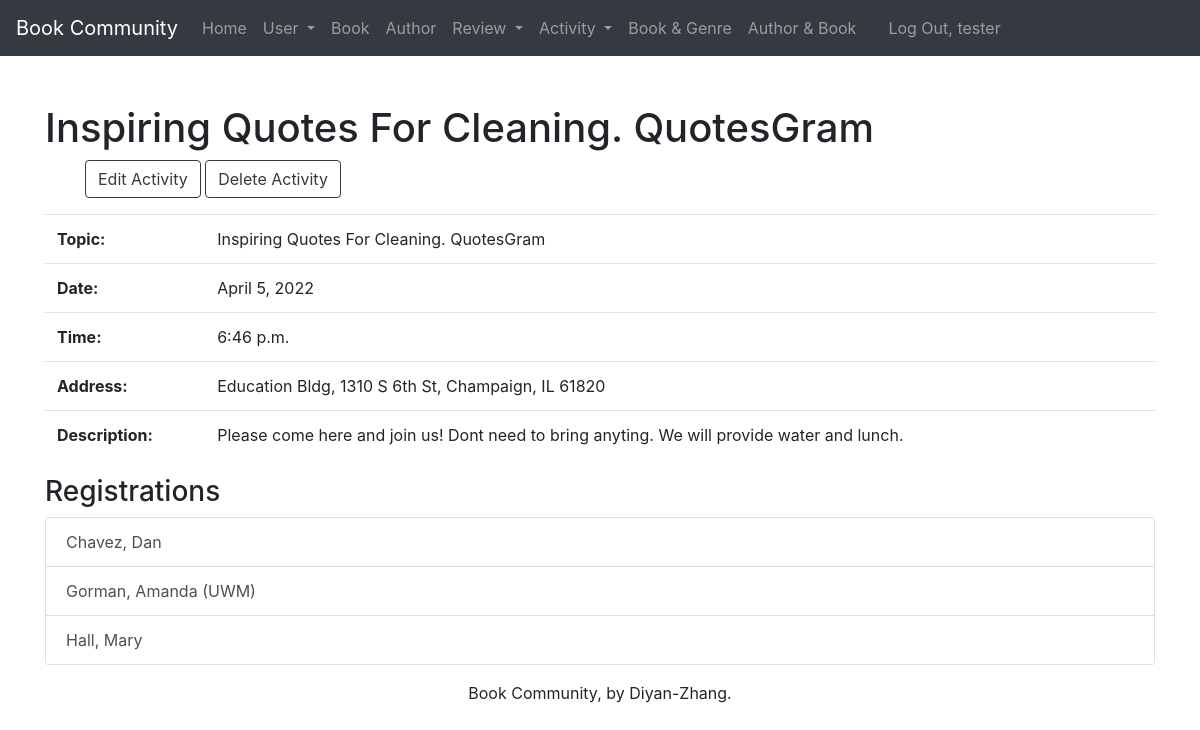
/activity/3/ (signed in), run on the app's committed database.
### webinfo/models.py (models this page shows, shortened)
class Activity(models.Model):
    activity_id = models.AutoField(primary_key=True)
    name = models.CharField(max_length=255)
    date = models.DateField(auto_now_add=False)
    time = models.TimeField(auto_now_add=False)
    address = models.CharField(max_length=255)
    description = models.TextField(default='NA')
    def __str__(self):
        return '%s' % self.name
    def get_update_url(self):
        return reverse('webinfo_activity_update_urlpattern',
                       kwargs={'pk': self.pk}
                       )
    def get_delete_url(self):
        return reverse('webinfo_activity_delete_urlpattern',
                       kwargs={'pk': self.pk}
                       )
    class Meta:
        ordering = ['date', 'time', 'name']
        constraints = [
            UniqueConstraint(fields=['name', 'date', 'address'], name='unique_activity')
        ]

class Participate(models.Model):
    participate_id = models.AutoField(primary_key=True)
    user = models.ForeignKey(SystemUser, related_name='participates', on_delete=models.PROTECT)
    activity = models.ForeignKey(Activity, related_name='participates', on_delete=models.PROTECT)
    def get_absolute_url(self):
        return reverse('webinfo_participate_detail_urlpattern',
                       kwargs={'pk': self.pk}
                       )
    class Meta:
        ordering = ['user', 'activity']
        constraints = [
            UniqueConstraint(fields=['user', 'activity'], name='unique_participate')
        ]

class SystemUser(models.Model):
    systemuser_id = models.AutoField(primary_key=True)
    first_name = models.CharField(max_length=45)
    last_name = models.CharField(max_length=45)
    disambiguator = models.CharField(max_length=45, blank=True, default='')
    def __str__(self):
        result = ''
        if self.disambiguator == '':
            result = '%s, %s' % (self.last_name, self.first_name)
        else:
            result = '%s, %s (%s)' % (self.last_name, self.first_name, self.disambiguator)
        return result
    class Meta:
        ordering = ['last_name', 'first_name', 'disambiguator']
        constraints = [
            UniqueConstraint(fields=['last_name', 'first_name', 'disambiguator'],
                             name='unique_systemuser')
        ]

### webinfo/views.py (the view)
class ActivityDetail(LoginRequiredMixin, PermissionRequiredMixin, DetailView):
    model = Activity
    permission_required = 'webinfo.view_activity'
    def get_context_data(self, **kwargs):
        context = super(DetailView, self).get_context_data(**kwargs)
        activity = self.get_object()
        participate_list = activity.participates.all()
        context['participate_list'] = participate_list
        return context

### webinfo/templates/webinfo/activity_detail.html (shortened to what this page needs)
{% extends 'webinfo/base.html' %}
{% block content %}
    <h1 class="mt-5">{{ activity }}</h1>
    <ul>
        {% if perms.webinfo.change_activity %}
            <a href="{{ activity.get_update_url }}" class="btn btn-outline-dark">
                Edit Activity</a>
        {% endif %}
        {% if perms.webinfo.delete_activity %}
            <a href="{{ activity.get_delete_url}}" class="btn btn-outline-dark">
                Delete Activity</a>
        {% endif %}
    </ul>
    <section>
        <p class="lead">
            <table class="table table-hover">
                <tbody>
                    <tr>
                        <th scope="row">Topic:</th>
                        <td>{{ activity.name }}</td>
                    </tr>
                    <tr>
                        <th scope="row">Date:</th>
                        <td>{{ activity.date }}</td>
                    </tr>
                    <tr>
                        <th scope="row">Time:</th>
                        <td>{{ activity.time }}</td>
                    </tr>
                    <tr>
                        <th scope="row">Address:</th>
                        <td>{{ activity.address }}</td>
                    </tr>
                    <tr>
                        <th scope="row">Description:</th>
                        <td>{{ activity.description }}</td>
                    </tr>
                </tbody>
            </table>
        </p>
    </section>
    <p class="lead">
        <h3>Registrations</h3>
        <ul class="list-group">
            {% for participate in participate_list %}
                <a href="{{ participate.get_absolute_url }}"
                    class="list-group-item list-group-item-action">{{ participate.user }}</a>
            {% empty %}
                <em>There are currently no registrations for this activity.</em>
            {% endfor %}
        </ul>
    </p>
{% endblock %}

### webinfo/templates/webinfo/base.html (shortened to what this page needs)
{% load static %}
<!DOCTYPE html>
<html lang="en">
<head>
    <link rel="stylesheet" href="https://cdn.jsdelivr.net/npm/bootstrap@4.6.1/dist/css/bootstrap.min.css">
</head>
<body>
<nav class="navbar navbar-expand-lg navbar-dark bg-dark">
  <a class="navbar-brand" href="#">Book Community</a>
  <div class="collapse navbar-collapse" id="navbarNav">
      <ul class="navbar-nav">
          <li class="nav-item">
              <a class="nav-link" href="{% url 'home_urlpattern' %}">Home</a>
          </li>
          <li class="nav-item dropdown">
              <a class="nav-link dropdown-toggle" href="#" id="navbarDropdownMenuLink" role="button" data-toggle="dropdown" aria-expanded="false">
                  User
              </a>
          </li>
          {% if perms.webinfo.view_book %}
              <li class="nav-item">
                  <a class="nav-link" href="{% url 'webinfo_book_list_urlpattern' %}">Book</a>
              </li>
          {% endif %}
          {% if perms.webinfo.view_author %}
              <li class="nav-item">
                  <a class="nav-link" href="{% url 'webinfo_author_list_urlpattern' %}">Author</a>
              </li>
          {% endif %}
          <li class="nav-item dropdown">
              <a class="nav-link dropdown-toggle" href="#" id="navbarDropdownMenuLink" role="button" data-toggle="dropdown" aria-expanded="false">
                  Review
              </a>
          </li>
          <li class="nav-item dropdown">
              <a class="nav-link dropdown-toggle" href="#" id="navbarDropdownMenuLink" role="button" data-toggle="dropdown" aria-expanded="false">
                  Activity
              </a>
          </li>
          {% if perms.webinfo.view_explain %}
              <li class="nav-item">
                  <a class="nav-link" href="{% url 'webinfo_explain_list_urlpattern' %}">Book & Genre</a>
              </li>
          {% endif %}
          {% if perms.webinfo.view_write %}
              <li class="nav-item">
                  <a class="nav-link" href="{% url 'webinfo_write_list_urlpattern' %}">Author & Book</a>
              </li>
          {% endif %}
      </ul>
      <ul class="navbar-nav px-3">
            {% if user.is_authenticated %}
                <li class="nav-item text-nowrap"><a class="nav-link" href="{% url 'logout_urlpattern' %}">
                    Log Out, {{ user.get_username }}</a></li>
            {% else %}
                <li class="nav-item text-nowrap"><a class="nav-link" href="{% url 'login_urlpattern' %}">
                    Log In</a></li>
            {% endif %}
      </ul>
  </div>
</nav>
<main role="main" class="flex-shrink-0">
    <div class="container">
        {% block content %}{% endblock %}
    </div>
</main>
 <footer class="mastfoot mt-auto">
    <div class="inner">
      <p class="text-center">Book Community, by Diyan-Zhang.</p>
    </div>
 </footer>
</body>
</html>

### data on the page
Activity: name "Inspiring Quotes For Cleaning. QuotesGram", date "April 5, 2022", time "6:46 p.m.", address "Education Bldg, 1310 S 6th St, Champaign, IL 61820", description "Please come here and join us! Dont need to bring anyting. We will provide water and lunch."
Participate: user "Chavez, Dan"
Participate: user "Gorman, Amanda (UWM)"
Participate: user "Hall, Mary"

### other printed values
{{ user.get_username }} "tester"
